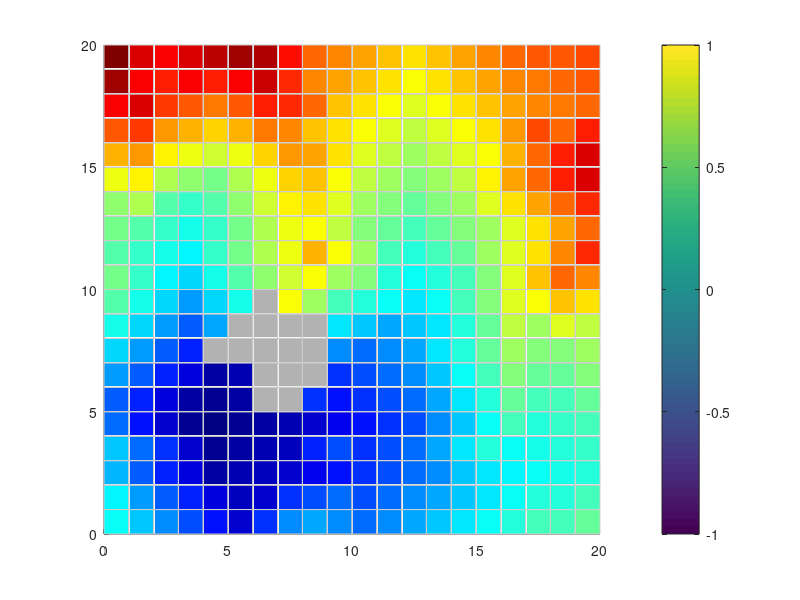

Source code (MATLAB): (Note: this script raises an error after producing the figure.)
fprintf('Starting grid distance calculation...\n');

% --- Load the generated terrain data ---
% Make sure 'terrain_data.mat' exists from running terrain_abstraction_main.m
load('terrain_data.mat');

fprintf('Loaded terrain data. Grid size: %d\n', gridSize);

% --- Define Start Point ---
startRow = 5;
startCol = 5;

% Validate start point
if startRow < 1 || startRow > gridSize || startCol < 1 || startCol > gridSize
    error('Start point (%d, %d) is out of grid bounds.', startRow, startCol);
end

% Get the terrain cost of the start cell
startCellTerrainCost = terrainTypes{terrainGrid(startRow, startCol)}.cost;
if isinf(startCellTerrainCost)
    error('Start point is on impassable terrain. Cannot calculate distances.');
end

fprintf('Calculating distances from start point: (%d, %d)\n', startRow, startCol);

% --- Initialize Dijkstra's Algorithm Data Structures ---
distances = ones(gridSize, gridSize) * inf;
distances(startRow, startCol) = 0;

% visited: Tracks which cells have been finalized (their minimum distance is known)
visited = false(gridSize, gridSize);

dr = [-1, 1, 0, 0];
dc = [0, 0, -1, 1];

numCells = gridSize * gridSize;
cellsProcessed = 0;

% Main Dijkstra's loop
while cellsProcessed < numCells
    minDist = inf;
    u_r = -1; % Row of the unvisited cell with the minimum distance
    u_c = -1; % Column of the unvisited cell with the minimum distance

    % Find the unvisited cell with the smallest distance
    for r = 1:gridSize
        for c = 1:gridSize
            if ~visited(r, c) && distances(r, c) < minDist
                minDist = distances(r, c);
                u_r = r;
                u_c = c;
            end
        end
    end

    % If no unvisited cell is reachable (minDist is still inf), break
    if u_r == -1
        break;
    end

    % Mark the current cell as visited
    visited(u_r, u_c) = true;
    cellsProcessed = cellsProcessed + 1;

    % Explore neighbors
    for k = 1:length(dr)
        v_r = u_r + dr(k);
        v_c = u_c + dc(k);

        % Check if neighbor is within grid bounds
        if v_r >= 1 && v_r <= gridSize && v_c >= 1 && v_c <= gridSize
            % Get terrain cost of the neighbor cell
            neighborTerrainCost = terrainTypes{terrainGrid(v_r, v_c)}.cost;

            % Only consider if neighbor is not visited and is traversable
            if ~visited(v_r, v_c) && ~isinf(neighborTerrainCost)
                cost_to_neighbor = neighborTerrainCost;

                % If the current path to neighbor is shorter, update it
                if distances(u_r, u_c) + cost_to_neighbor < distances(v_r, v_c)
                    distances(v_r, v_c) = distances(u_r, u_c) + cost_to_neighbor;
                end
            end
        end
    end
end

fprintf('Finished calculating distances.\n');

% --- Visualization of Distances ---
figure('Name', 'Grid Distances from Start Point', 'NumberTitle', 'off', 'Color', [0.95 0.95 0.95]);
ax = gca; % Get current axes handle
hold on;


finiteDistances = distances(~isinf(distances));
if isempty(finiteDistances)
    warning('No reachable cells from the start point.');
    % Just plot terrain as fallback
    for i = 1:gridSize
        for j = 1:gridSize
            currentTerrainIndex = terrainGrid(i, j);
            currentColor = terrainTypes{currentTerrainIndex}.color;
            rectangle('Position', [j-1, i-1, 1, 1], ...
                      'FaceColor', currentColor, ...
                      'EdgeColor', [0.8 0.8 0.8], ...
                      'LineWidth', 0.1);
        end
    end
    title('Grid Distances (No reachable cells)');
else
    maxFiniteDist = max(finiteDistances);
    minFiniteDist = min(finiteDistances);
    
    % Generate the colormap array
    numColors = 256; % Standard number of colors for colormaps
    my_colormap = jet(numColors); % Get 'jet' colormap with 256 colors
    
    for i = 1:gridSize
        for j = 1:gridSize
            if isinf(distances(i, j))
                % Impassable or unreachable cells
                currentColor = [0.7 0.7 0.7]; % Grey for unreachable/impassable
            else
                % Normalize distance to [0, 1] for colormap mapping
                normalizedDist = (distances(i, j) - minFiniteDist) / (maxFiniteDist - minFiniteDist + eps); % Add eps to avoid division by zero if all distances are same
                
                % Map normalizedDist to an index in the colormap array
                color_index = max(1, min(numColors, round(normalizedDist * (numColors - 1)) + 1));
                currentColor = my_colormap(color_index, :);
            end
            
            rectangle('Position', [j-1, i-1, 1, 1], ...
                      'FaceColor', currentColor, ...
                      'EdgeColor', [0.8 0.8 0.8], ...
                      'LineWidth', 0.1);
            
        end
    end
    
    % Add a color bar to show the distance scale
    colorbar('Ticks', linspace(0, 1, 5), ...
             'TickLabels', arrayfun(@(x) sprintf('%.1f', x), linspace(minFiniteDist, maxFiniteDist, 5), 'UniformOutput', false), ...
             'Label', 'Cost from Start Point');

    title(sprintf('Grid Distances from Start Point (%d, %d)', startRow, startCol));
end

% Plot the start point
plot(startCol - 0.5, startRow - 0.5, 'p', 'MarkerFaceColor', 'y', 'MarkerEdgeColor', 'k', 'MarkerSize', 15);
text(startCol - 0.5, startRow - 0.5, 'S', 'HorizontalAlignment', 'center', 'VerticalAlignment', 'middle', ...
     'FontSize', 10, 'Color', 'k', 'FontWeight', 'bold');


axis equal;
xlim([0, gridSize]);
ylim([0, gridSize]);
set(gca, 'YDir', 'normal');
set(gca, 'XTick', 0:gridSize, 'YTick', 0:gridSize);
grid on;
box on;
xlabel('X-coordinate');
ylabel('Y-coordinate');

hold off;
fprintf('Distance calculation and visualization complete.\n');